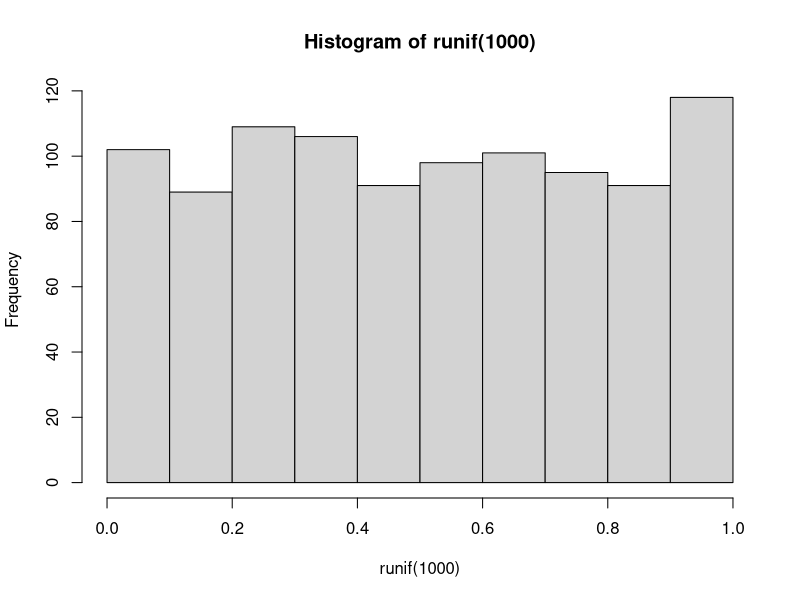
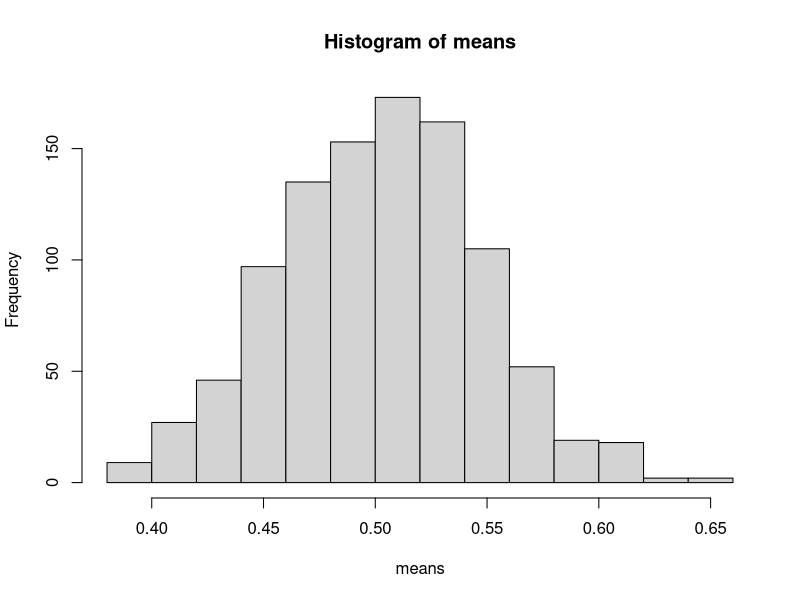
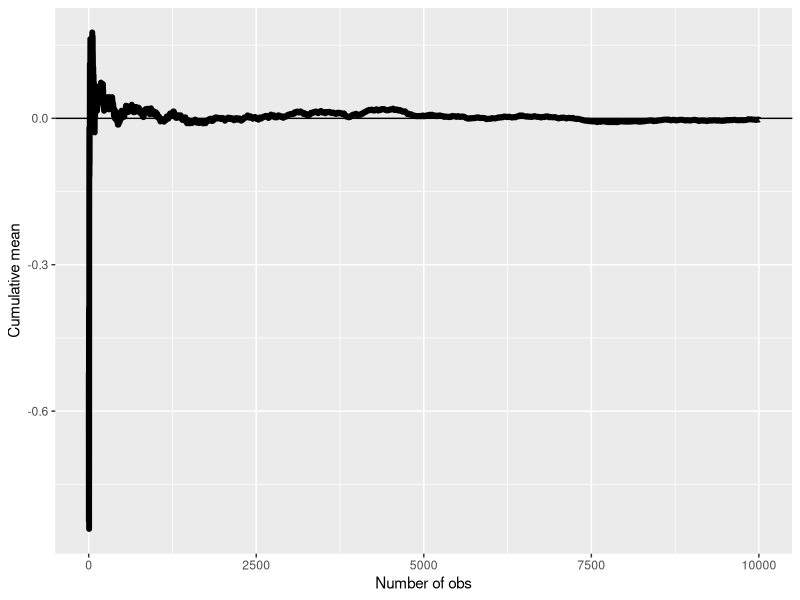
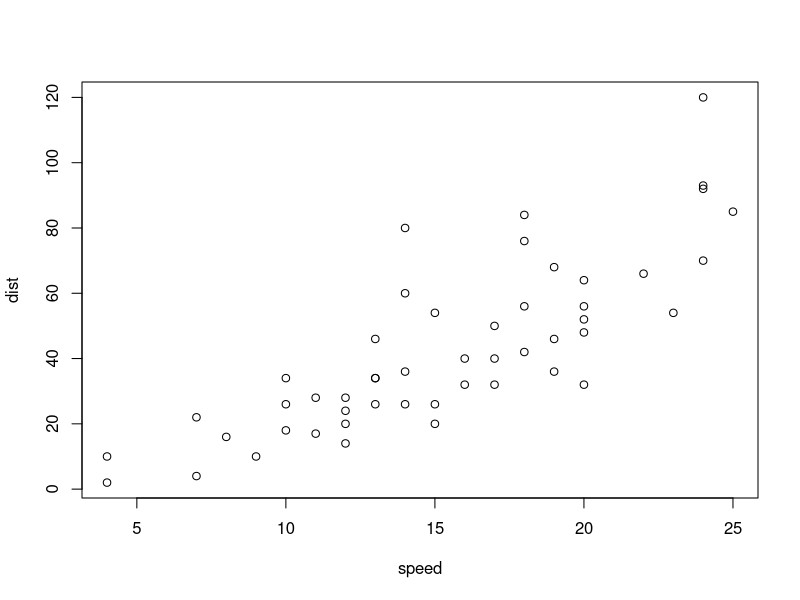

The R source for these figures, in order:
## ---- chunk 1
options(dplyr.max_print = 10)
options(dplyr.min_print =  5)
## ---- chunk 2
library(dplyr)
library(lubridate)
library(ggplot2)
library(stringr)
library(datasets)
library(htmlTable)
## ---- chunk 3
hist(runif(1000))

means <- NULL

for (i in 1:1000) {
    means = c(means, mean(runif(40)))
}

hist(means)
## ---- chunk 4
n <- 10000
means <- cumsum(rnorm(n)) / (1 : n)
library(ggplot2)
g <- ggplot(data.frame(x = 1 : n, y = means), aes(x = x, y = y)) 
g <- g + geom_hline(yintercept = 0) + geom_line(size = 2) 
g <- g + labs(x = "Number of obs", y = "Cumulative mean")
g
## ---- chunk 5
plot(cars)
